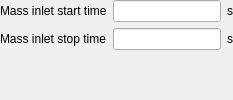
             <widget class="QWidget" name="page_transient">
              <layout class="QGridLayout" name="gridLayout_23">
               <property name="leftMargin">
                <number>0</number>
               </property>
               <property name="topMargin">
                <number>0</number>
               </property>
               <property name="rightMargin">
                <number>0</number>
               </property>
               <property name="bottomMargin">
                <number>0</number>
               </property>
               <item row="2" column="0">
                <widget class="QLabel" name="label_bc_mi_end_time">
                 <property name="text">
                  <string>Mass inlet stop time</string>
                 </property>
                </widget>
               </item>
               <item row="0" column="0">
                <widget class="QLabel" name="label_bc_mi_start_time">
                 <property name="text">
                  <string>Mass inlet start time</string>
                 </property>
                </widget>
               </item>
               <item row="0" column="2">
                <widget class="QLabel" name="label_bc_mi_start_time_units">
                 <property name="text">
                  <string>s</string>
                 </property>
                </widget>
               </item>
               <item row="2" column="2">
                <widget class="QLabel" name="label_bc_mi_end_time_units">
                 <property name="text">
                  <string>s</string>
                 </property>
                </widget>
               </item>
               <item row="0" column="1">
                <widget class="LineEdit" name="lineedit_keyword_bc_mi_start_time_args_BC"/>
               </item>
               <item row="2" column="1">
                <widget class="LineEdit" name="lineedit_keyword_bc_mi_end_time_args_BC"/>
               </item>
               <item row="3" column="0">
                <spacer name="verticalSpacer_10">
                 <property name="orientation">
                  <enum>Qt::Vertical</enum>
                 </property>
                 <property name="sizeHint" stdset="0">
                  <size>
                   <width>20</width>
                   <height>40</height>
                  </size>
                 </property>
                </spacer>
               </item>
              </layout>
             </widget>
